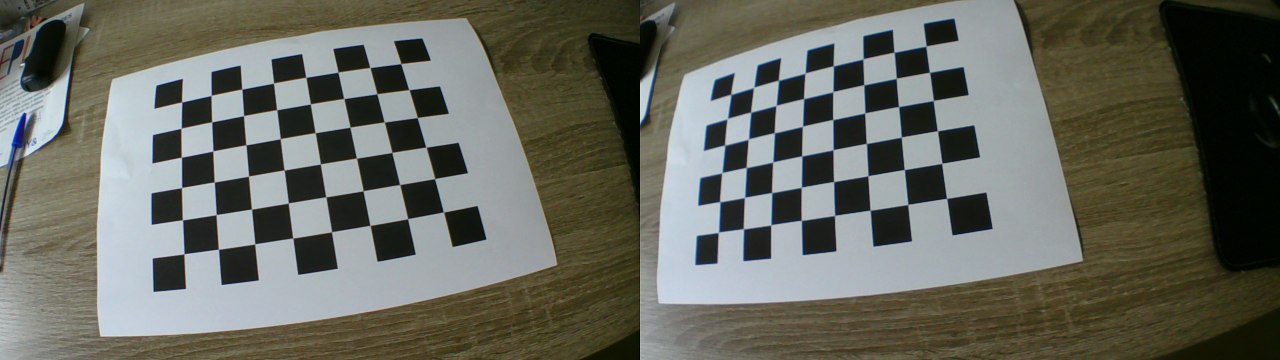
#> input picture planner/cam/calibrate/calibration_images/IMG_0007.jpg, 2560 x 720 px (shown at 1/2 size)
$ python -i stereo_processing.py   (imports and definitions only)   (older library calls are emulated)
#> lines starting #> are read from the running program, lines starting #| are printed output that depends on the picture
### planner/cam/hitnet/hitnet.py
import time
import cv2
import numpy as np
from cam.hitnet.utils_hitnet import *


import tensorflow as tf

drivingStereo_config = CameraConfig(0.546, 1000)

class HitNet():

	def __init__(self, model_path, model_type=ModelType.eth3d, camera_config=drivingStereo_config):

		self.fps = 0
		self.timeLastPrediction = time.time()
		self.frameCounter = 0
		self.camera_config = camera_config

		# Initialize model
		self.model = self.initialize_model(model_path, model_type)

	def __call__(self, left_img, right_img):

		return self.estimate_disparity(left_img, right_img)

	def initialize_model(self, model_path, model_type):

		self.model_type = model_type

		'''edge_tpu_delegate = tf.load_delegate(
			'libedgetpu.so.1',
			options={
				"experimental_allow_all_tflite_ops": True
			}
		)'''
		self.interpreter = tf.lite.Interpreter(
			model_path=model_path,
			num_threads=4
		)

		self.interpreter.allocate_tensors()

		# Get model info
		self.getModel_input_details()
		self.getModel_output_details()

	# [12 lines left out: function estimate_disparity, not called in this run]

	def get_depth(self):
		return self.camera_config.f*self.camera_config.baseline/self.disparity_map

	# [47 lines left out: functions prepare_input, inference, getModel_input_details, getModel_output_details, not called in this run]


### planner/cam/stereo_processing.py
import cv2
from cam.hitnet import HitNet, ModelType, draw_disparity
import os
import time
import numpy as np
from pathlib import Path
import json
import matplotlib
# [1 line not run here, left out]
import matplotlib.pyplot as plt

SCRIPT_DIR = Path(__file__).parent.absolute()
frame_width = 1280
frame_height = 720

def load_calibration_params(json_path=None):
    if json_path is None:
        json_path = SCRIPT_DIR / 'calibrate' / 'camera_calibration.json'
    else:
        json_path = Path(json_path).absolute()

    with open(json_path, 'r') as f:
#> (reads planner/cam/calibrate/camera_calibration.json from the repository)
        params = json.load(f)

    return {
        'left_camera_matrix': np.array(params['left_camera_matrix']),
        'left_distortion': np.array(params['left_distortion']),
        'right_camera_matrix': np.array(params['right_camera_matrix']),
        'right_distortion': np.array(params['right_distortion']),
        'R': np.array(params['R']),
        'T': np.array(params['T'])
    }

# [6 lines left out: function save_to_desktop, not called in this run]

camera_params = None
def undistort_rectify(frame):
    global camera_params
    if camera_params is None:
        camera_params = load_calibration_params()

    # split the stereo image
    left_image = frame[:, :frame_width]
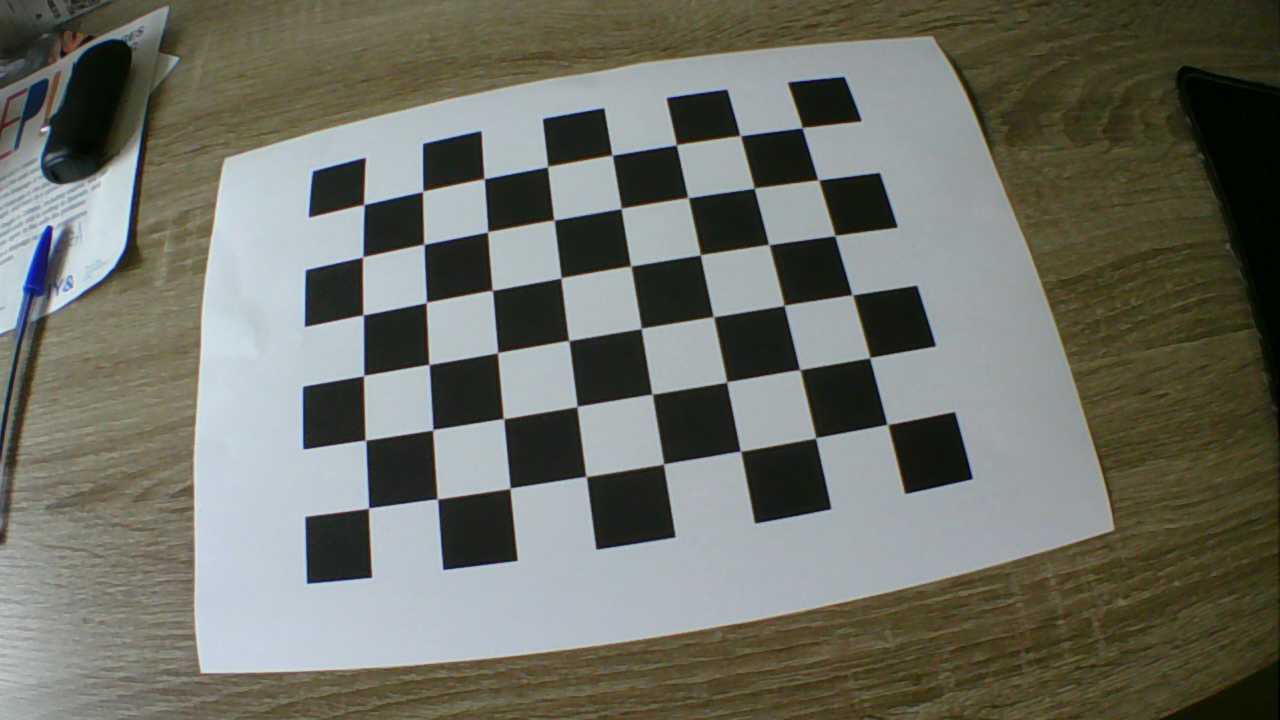
#> left_image: shape (720, 1280, 3); mean R, G, B 110.5, 112.2, 102.9
    right_image = frame[:, frame_width:]
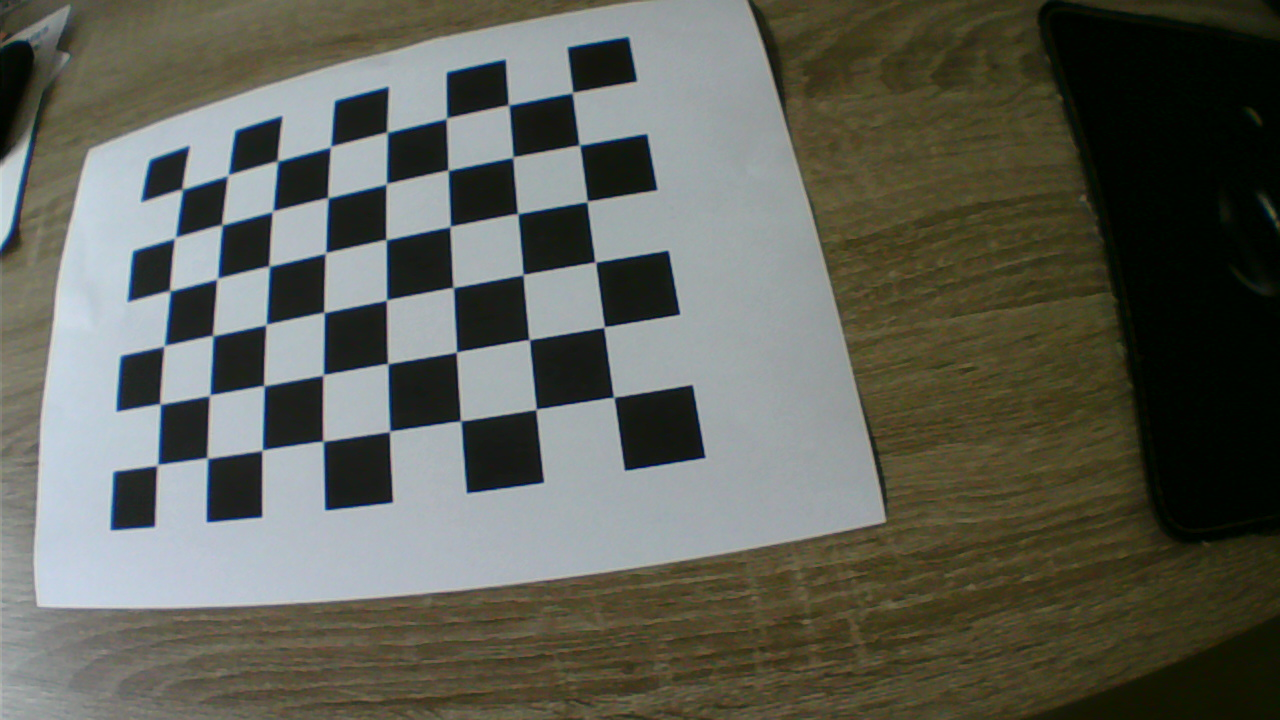
#> right_image: shape (720, 1280, 3); mean R, G, B 95, 96.6, 87.2

    (R_l, R_r, P_l, P_r, Q, validPixROI1, validPixROI2) = cv2.stereoRectify(
        camera_params['left_camera_matrix'],
        camera_params['left_distortion'],
        camera_params['right_camera_matrix'],
        camera_params['right_distortion'],
        np.array([frame_width, frame_height]),
        camera_params['R'],
        camera_params['T']
    )

    # create rectification maps
    left_map_1, left_map_2 = cv2.initUndistortRectifyMap(
        camera_params['left_camera_matrix'],
        camera_params['left_distortion'],
        R_l,
        P_l,
        (frame_width, frame_height),
        cv2.CV_16SC2
    )
    right_map_1, right_map_2 = cv2.initUndistortRectifyMap(
        camera_params['right_camera_matrix'],
        camera_params['right_distortion'],
        R_r,
        P_r,
        (frame_width, frame_height),
        cv2.CV_16SC2
    )

    # apply rectification
    left_undistorted = cv2.remap(left_image, left_map_1, left_map_2, cv2.INTER_LINEAR)
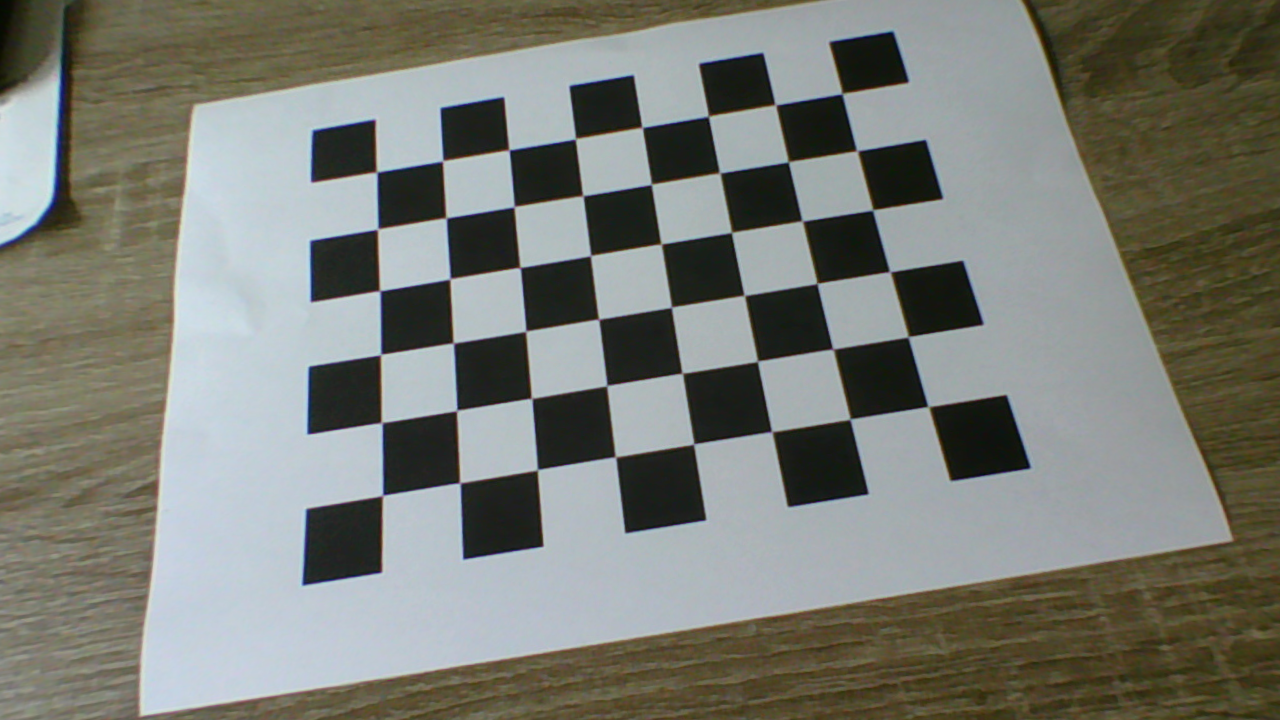
#> left_undistorted: shape (720, 1280, 3); mean R, G, B 121.5, 123.8, 116.3
    right_undistorted = cv2.remap(right_image, right_map_1, right_map_2, cv2.INTER_LINEAR)
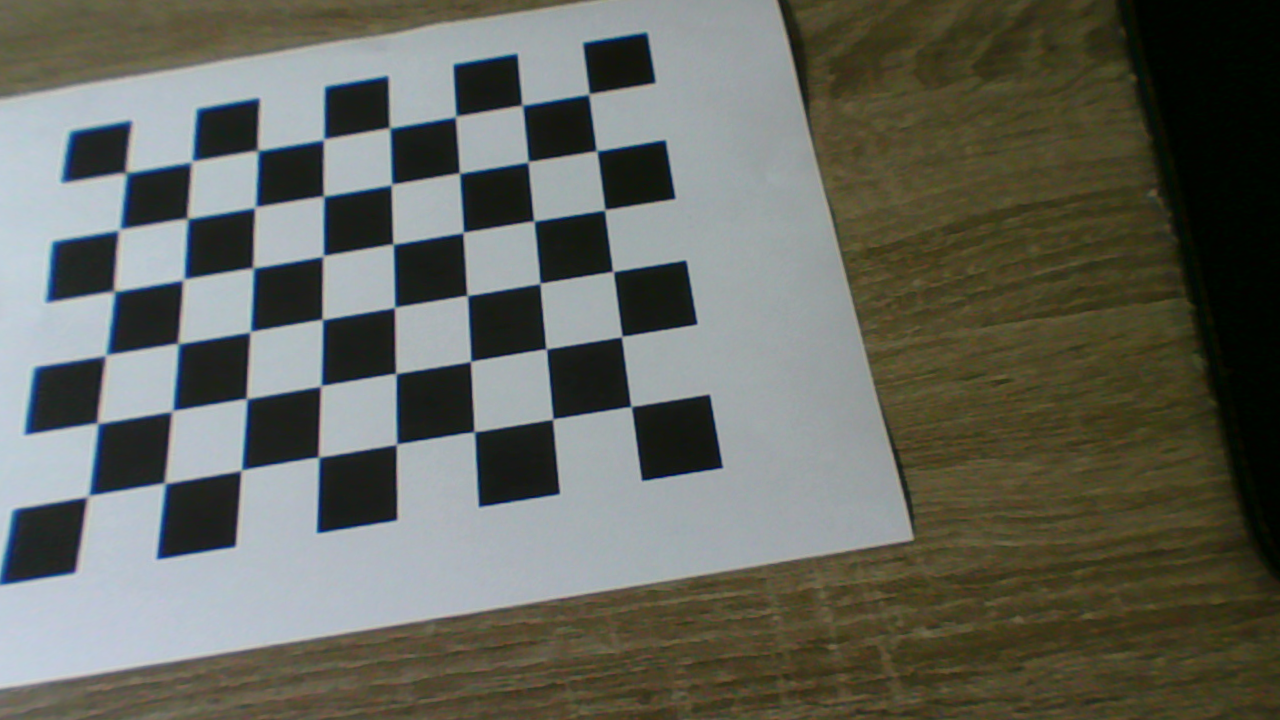
#> right_undistorted: shape (720, 1280, 3); mean R, G, B 100.5, 102.4, 93.7

    return left_undistorted, right_undistorted

def init_hitnet(model_size="240x320"):
    if model_size=="480x640":
        model_path = SCRIPT_DIR / 'hitnet' / 'models' / 'eth3d' / 'saved_model_480x640' / 'model_float32.tflite'
    elif model_size=="240x320":
        model_path = SCRIPT_DIR / 'hitnet' / 'models' / 'eth3d' / 'saved_model_240x320' / 'model_float32.tflite'
    elif model_size=="120x160":
        model_path = SCRIPT_DIR / 'hitnet' / 'models' / 'eth3d' / 'saved_model_120x160' / 'model_float32.tflite'
    model_path = Path(model_path).as_posix()

    # initialize model
    hitnet_depth = HitNet(model_path, ModelType.eth3d)
    return hitnet_depth

hitnet_depth = None
def disparity_map(left_img, right_img):
    global hitnet_depth
    if hitnet_depth is None:
        hitnet_depth = init_hitnet()

    # estimate the depth
    disparity_map = hitnet_depth(left_img, right_img)

    return disparity_map

# [42 lines left out: functions visualize_disparity, load_hitnet_params, not called in this run]

# Convert disparity to distance from camera in meters
fB, d_null = None, None
# [7 lines left out: function disparity_to_m, not called in this run]

def crop_lower_middle(image):
    height, width, channels = image.shape
#> height = 720; width = 1280; channels = 3

    top = height // 3
#> top = 240
    bottom = height
#> bottom = 720

    left = width // 6
#> left = 213
    right = width - width // 6
#> right = 1067

    cropped = image[top:bottom, left:right]
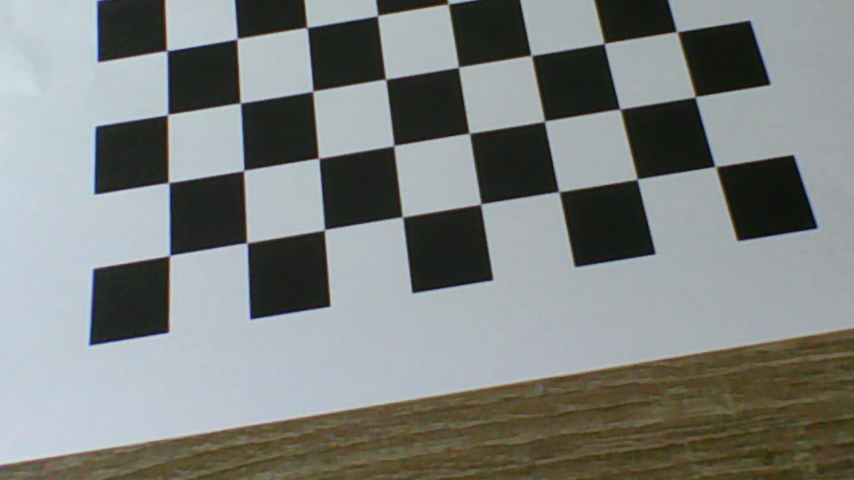
#> cropped: shape (480, 854, 3); mean R, G, B 126, 130.1, 127.9

    return cropped

# [93 lines left out: functions create_obstacle_map, create_obstacle_profile, visualize_obstacle_profile, create_binary_profile, visualize_binary_profile, not called in this run]

def binary_profile_from_frame(frame, image_displayer=None):
    left, right = undistort_rectify(frame)
    cropped_left = crop_lower_middle(left)
    cropped_right = crop_lower_middle(right)
#> in crop_lower_middle (call 2), `cropped = image[top:bottom, left:right]`:
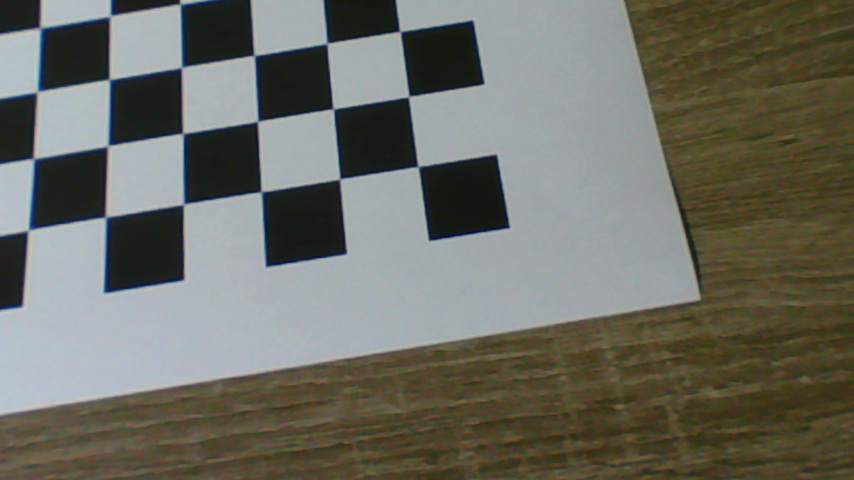
#> cropped: shape (480, 854, 3); mean R, G, B 108.1, 108.8, 99.6
    disp_map = disparity_map(cropped_left, cropped_right)

    if image_displayer is not None:
        # normalize disp_map and create that heatmap-like visualization
        normalized_disp_map = cv2.normalize(disp_map, None, 0, 255, cv2.NORM_MINMAX)
        heatmap = cv2.applyColorMap(normalized_disp_map, cv2.COLORMAP_JET)
        image_displayer.update(heatmap)

    obstacle_profile = create_obstacle_profile(disp_map)
    binary_profile = create_binary_profile(obstacle_profile)

    return binary_profile

# [17 lines left out: function is_moving, not called in this run]

>>> import cv2
>>> picture = cv2.cvtColor(cv2.imread('calibrate/calibration_images/IMG_0007.jpg'), cv2.COLOR_BGR2RGB)
#> (the run stopped early here; a loop or call above may not have finished)
